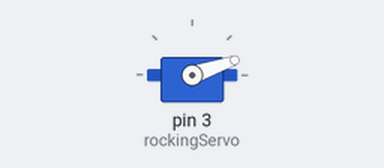
Bench run of a sketch on a simulated Arduino Uno, built with avr-gcc and run on an emulated ATmega328P. Shown: servo.

Above: at 0.05 s.
At 0.35 s:
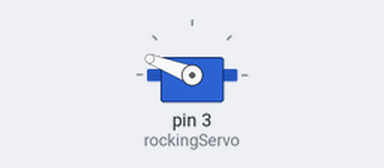
At 0.45 s:
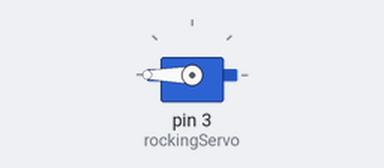
At 5.45 s:
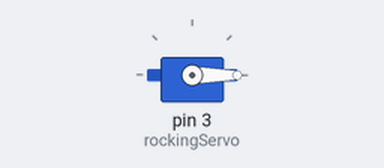
Timing chart, 0 to 7.1 s (numbered marks = the images above):
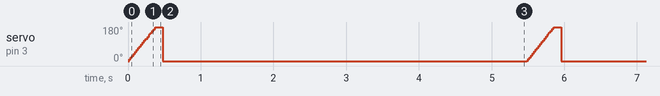

The sketch:

rocking_servo_black.ino
```cpp
#include <Servo.h>

Servo rockingServo;
int interval = 5000, pos = 0, swingPosition = 230;

void setup() {
  rockingServo.attach(3);
  setInitialPosition();
}

void loop() {
  setSwingPosition();
  delay(interval);
}

void setInitialPosition() {
 rockingServo.write(0);
}

void setSwingPosition() {
 for (pos = 0; pos <= swingPosition; pos += 1) {
    rockingServo.write(pos);
    delay(2);
  }
  setInitialPosition();
}
```

Measured:
- by itself, servo on pin 3 (rockingServo): ramps from 0° to 180° and jumps back, once every 5.5 s
